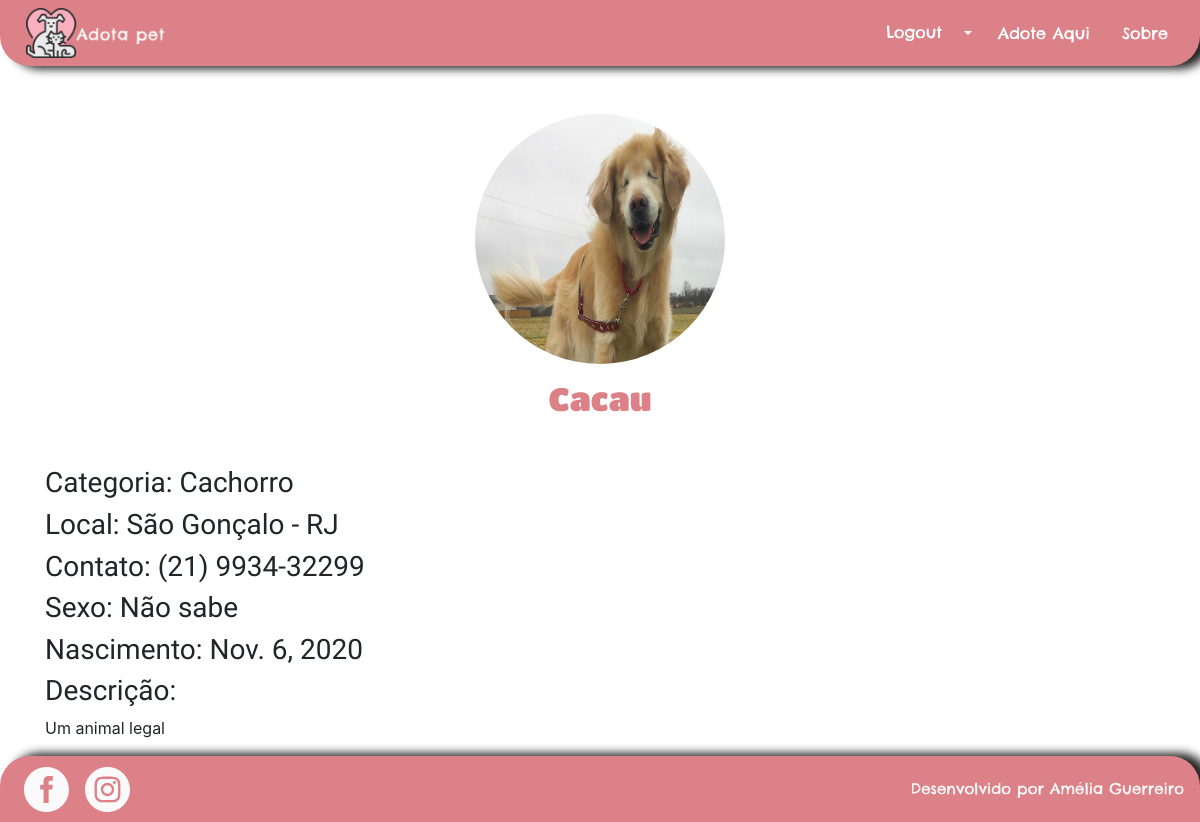
The page /pets/exibe_pet/3 (signed in) on the database its author committed.
### pet/models.py (models this page shows, shortened)
class Pet(models.Model):
    categoria = models.ForeignKey(Categoria, related_name='pets', on_delete=models.DO_NOTHING)
    nome = models.CharField(max_length=100, db_index=True)
    slug = models.SlugField(max_length=100)
    imagem = models.CharField(max_length=50, blank=True)
    preco = models.DecimalField(max_digits=6, decimal_places=2, default=0)
    disponivel = models.BooleanField(default=False)
    link_instagram = models.URLField(max_length=200, blank=True)
    link_facebook = models.URLField(max_length=200, blank=True)
    telefone = models.CharField(max_length=15)
    sexo_escolhas = [('F', 'Fêmea'), ('M', 'Macho'), ('N', 'Não sei')]
    sexo = models.CharField(max_length=1, choices=sexo_escolhas, default='N')
    descricao = models.TextField()
    data_cadastro = models.DateField()
    data_nascimento = models.DateField(blank=True)
    likes = models.PositiveIntegerField(default=0)
    dislikes = models.PositiveIntegerField(default=0)
    raca = models.CharField(max_length=20, blank=True)
    estado_escolhas = [('AC', 'Acre'), ('AL', 'Alagoas'), ('AP', 'Amapá'), ('AM', 'Amazonas'),
                       ('BA', 'Bahia'), ('CE', 'Ceará'), ('ES', 'Espírito Santo'), ('GO', 'Goiás'),
                       ('MA', 'Maranhão'), ('MT', 'Mato Grosso'), ('MS', 'Mato Grosso do Sul'),
                       ('MG', 'Minas Gerais'), ('PA', 'Pará'), ('PB', 'Paraíba'), ('PR', 'Paraná'),
                       ('PE', 'Pernambuco'),('PI', 'Piauí'), ('RJ', 'Rio de Janeiro'),
                       ('RN', 'Rio Grande do Norte'), ('RS', 'Rio Grande do Sul'),
                       ('RO', 'Rondônia'), ('RR', 'Roraima'), ('SC', 'Santa Catarina'),
                       ('SP', 'São Paulo'), ('SE', 'Sergipe'),
                       ('TO', 'Tocantins'), ('DF', 'Distrito Federal')]
    estado = models.CharField(max_length=2, choices=estado_escolhas)
    cep = models.CharField(max_length=9)
    cidade = models.CharField(max_length=20)
    class Meta:
        db_table='pet'
    def get_sexo(self):
        if self.sexo == "M":
            return "Macho"
        elif self.sexo == "F":
            return "Fêmea"
        elif self.sexo == "N":
            return "Não sabe"

### categoria/models.py (models this page shows)
class Categoria(models.Model):
    nome = models.CharField(max_length=70, db_index=True, unique=True)
    slug = models.SlugField(max_length=70)
    class Meta:
        db_table = 'categoria'
        ordering = ('nome',)
    def __str__(self):
        return self.nome

### pet/views.py (the view)
# urls.py: path('exibe_pet/<int:id>', views.exibe_pet, name='exibe_pet')
@user_passes_test(lambda u: u.is_staff)
def exibe_pet(request, id):
    pet = get_object_or_404(Pet, pk=id)
    request.session['pet_id_del'] = id
    return render(request, 'pet/pagina_pet.html', {'pet': pet})

### pet/templates/pet/pagina_pet.html (shortened to what this page needs)
{%  extends "base.html" %}
{% load static %}
{% block corpo %}
<section class="container">
    <img style="height: 250px; width: 250px; border-radius: 500px" class="img-fluid mx-auto d-block mt-5"
        src="{% static 'images/pets/' %}{{ pet.imagem }}" alt="{{ pet.nome }}">
    <h2 class="text-center mt-3 text-primary">{{ pet.nome }}</h2>
    <h3 class="mt-5">Categoria: {{ pet.categoria }}</h3>
    <h3>Local: {{ pet.cidade }} - {{ pet.estado }}</h3>
        <h3>Contato: {{ pet.telefone }}</h3>
        <h3>Sexo: {{ pet.get_sexo }}</h3>
    <h3>Nascimento: {{ pet.data_nascimento }}</h3>
    <h3>Descrição:</h3>
    <p>{{ pet.descricao }}</p>
</section>
{% endblock %}

### static/css/styles.css (style rules this page uses)
html, body, div, span, applet, object, iframe, h1, h2, h3, h4, h5, h6, p, blockquote, pre, a, abbr, acronym, address, big, cite, code, del, dfn, em, img, ins, kbd, q, s, samp, small, strike, strong, sub, sup, tt, var, b, u, i, center, dl, dt, dd, ol, ul, li, fieldset, form, label, legend, table, caption, tbody, tfoot, thead, tr, th, td, article, aside, canvas, details, embed, figure, figcaption, footer, header, hgroup, menu, nav, output, ruby, section, summary, time, mark, audio, video { margin: 0; padding: 0; border: 0; font-size: 100%; font: inherit; vertical-align: baseline; }
article, aside, details, figcaption, figure, footer, header, hgroup, menu, nav, section { display: block; }
body { line-height: 1; }
h2 { font-family: Titan !important; }
html, body { height: 100%; margin: 0; }

### rows shown on the page
Pet: imagem (picture), nome "Cacau", categoria "Cachorro", cidade "São Gonçalo", estado "RJ", telefone "(21) 9934-32299", get_sexo "Não sabe", data_nascimento "Nov. 6, 2020", descricao "Um animal legal"
